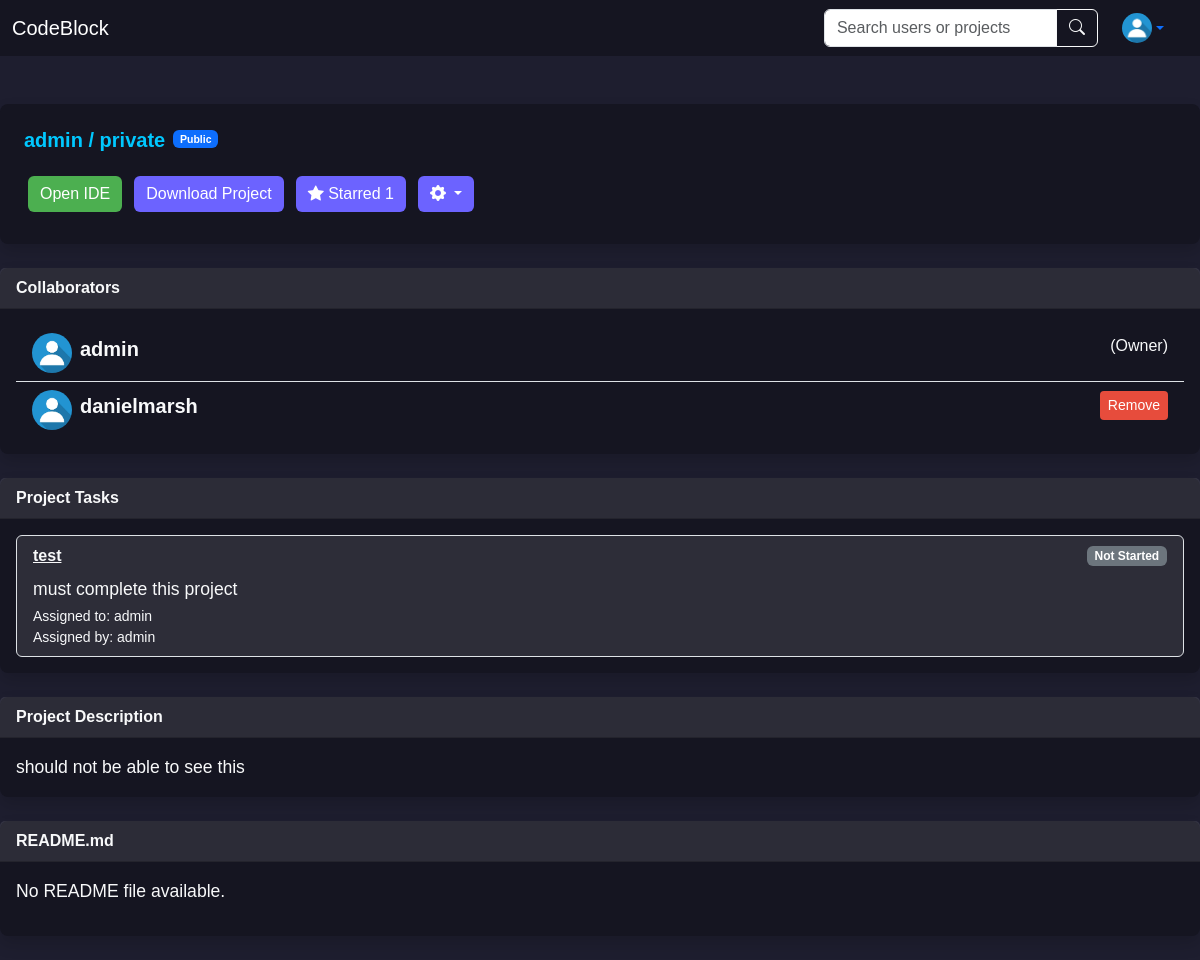
The app's page /project/admin/12/ (signed in) with its own data.
### user/models.py (models this page shows, shortened)
class CustomUser(AbstractUser):
    profile_picture = models.ImageField(upload_to='profile_pictures/', null=True, blank=True)
    following = models.ManyToManyField(
        'self',
        symmetrical=False,
        related_name='followers',
        blank=True
    )
    bio = models.TextField(null=True, blank=True)
    activity_log = models.JSONField(default=dict, blank=True)

### ide/models.py (models this page shows, shortened)
class Project(models.Model):
    THEME_CHOICES = [
        ('default', 'Light Mode'),
        ('eclipse', 'Eclipse'),
        ('material', 'Material'),
        ('cobalt', 'Cobalt'),
        ('monokai', 'Monokai'),
        ('dracula', 'Dracula'),
    ]
    SYNTAX_CHOICES = [
        ('auto', 'Auto Detect'),
        ('plain', 'Plain Text'),
        ('python', 'Python'),
        ('javascript', 'JavaScript'),
        ('html', 'HTML'),
        ('css', 'CSS'),
        ('java', 'Java'),
        ('c', 'C'),
        ('cpp', 'C++'),
        ('php', 'PHP'),
        ('ruby', 'Ruby'),
        ('swift', 'Swift'),
        ('go', 'Go'),
        ('rust', 'Rust'),
        ('typescript', 'TypeScript'),
    ]
    user = models.ForeignKey(settings.AUTH_USER_MODEL, on_delete=models.CASCADE)
    project_name = models.CharField(max_length=100)
    project_path = models.CharField(max_length=100, default=default_project_path)
    project_description = TextField(blank=True, null=True)
    selected_theme = models.CharField(max_length=20, choices=THEME_CHOICES, default='default')
    selected_syntax = models.CharField(max_length=20, choices=SYNTAX_CHOICES, default='auto')
    is_public = models.BooleanField(default=False)
    likes = models.PositiveIntegerField(default=0)
    liked_by = models.ManyToManyField(settings.AUTH_USER_MODEL, related_name='liked_projects', blank=True)
    modified_at = models.DateTimeField(auto_now=True)
    created_at = models.DateTimeField(auto_now_add=True)
    collaborators = models.ManyToManyField(settings.AUTH_USER_MODEL, related_name='collaborating_projects', blank=True)

class Task(models.Model):
    STATUS_CHOICES = [
        ('not_started', 'Not Started'),
        ('in_progress', 'In Progress'),
        ('completed', 'Completed'),
    ]
    project = models.ForeignKey('Project', on_delete=models.CASCADE, related_name='tasks')
    assigned_to = models.ForeignKey(settings.AUTH_USER_MODEL, on_delete=models.CASCADE, related_name='tasks')
    assigned_by = models.ForeignKey(settings.AUTH_USER_MODEL, on_delete=models.CASCADE, related_name='tasks_assigned_by')
    title = models.CharField(max_length=100)
    description = models.TextField(blank=True, null=True)
    status = models.CharField(max_length=20, choices=STATUS_CHOICES, default='not_started')
    created_at = models.DateTimeField(auto_now_add=True)
    updated_at = models.DateTimeField(auto_now=True)

### ide/views.py (the view, shortened to what this page needs)
# urls.py: path('project/<str:username>/<int:project_id>/', ProjectView.as_view(), name='project'),
class ProjectView(LoginRequiredMixin, TemplateView):
    template_name = 'project.html'
    login_url = 'login'
    def get(self, request, *args, **kwargs):
        project_id = kwargs.get('project_id')
        if project_id:
            try:
                current_project = Project.objects.get(id=project_id)
            except Project.DoesNotExist:
                return redirect('personal_profile')  # Redirect if the project does not exist
        else:
            current_project = Project.objects.order_by('-modified_at').first()
        project_tree = get_project_tree(current_project.project_path)
        readme_content = "<p>No README file available.</p>"
        readme_path = os.path.join(current_project.project_path, "README.md")
        if os.path.exists(readme_path):
            with open(readme_path, "r", encoding="utf-8") as readme_file:
                readme_content = markdown.markdown(readme_file.read())
        context = {
            'current_project': current_project,
            'project_tree': project_tree,
            'readme_content': readme_content,
            'tasks': current_project.tasks.all()
        }
        return render(request, self.template_name, context)

### ide/views.py (called while the page is built, shortened)
def get_project_tree(project_path):
    project_tree = []
    root_dir = os.path.basename(project_path)
    return project_tree

### ide/templates/project.html (shortened to what this page needs)
{% extends 'base.html' %}
{% block extra_head %}
    {% load static %}
    <link rel="stylesheet" type="text/css" href="{% static 'project.css' %}">
{% endblock %}
{% block content %}
    <div class="mb-4">
        <div class="card shadow border-0">
            <div class="text-light m-4">
                <div class="d-flex flex-wrap justify-content-start">
                    <h3 class="card-title mb-4">
                        <a href="{% url 'public_profile' current_project.user.username %}" class="card-title">
                            {{ current_project.user.username }}
                        </a>
                        /
                        <a href="{% url 'project' username=current_project.user.username project_id=current_project.id %}" class="card-title">
                            {{ current_project.project_name }}
                        </a>
                    </h3>
                    <p class="text-light small ms-2">
                        {% if current_project.is_public %}
                            <span class="badge bg-primary">Public</span>
                        {% else %}
                            <span class="badge bg-danger">Private</span>
                        {% endif %}
                    </p>
                </div>
                <div class="d-flex flex-wrap justify-content-start">
                    <a href="{% url 'ide' username=current_project.user.username project_id=current_project.id %}" class="btn btn-primary mx-1 mb-2">
                        Open IDE
                    </a>
                    <form method="post" action="{% url 'ide' username=current_project.user.username project_id=current_project.id %}" class="ms-1">
                        <button type="submit" class="btn btn-secondary mx-1 mb-2" name="download_project">Download Project</button>
                    </form>
                    <form method="post" action="{% url 'project' username=current_project.user.username project_id=current_project.id %}" class="mx-1">
                        <button type="submit" name="toggle_like" class="btn btn-secondary mx-1 mb-2">
                            <i class="bi bi-star-fill"></i>
                            {% if user in current_project.liked_by.all %}
                                Starred {{ current_project.likes }}
                            {% else %}
                                Star {{ current_project.likes }}
                            {% endif %}
                        </button>
                    </form>
                     {% if request.user == current_project.user %}
                        <div class="dropdown">
                            <button class="btn btn-secondary dropdown-toggle mx-1 mb-2" type="button" id="settingsDropdown" data-bs-toggle="dropdown" aria-expanded="false">
                                <i class="bi bi-gear-fill"></i>
                            </button>
                        </div>
                    {% endif %}
                </div>
            </div>
        </div>
    </div>
    <div class="mb-4">
        <div class="card shadow border-0">
            <div class="card-header text-light">
                Collaborators
            </div>
            <div class="card-body text-light">
                <ul class="list-group list-group-flush">
                    <li class="list-group-item bg-transparent text-light d-flex align-items-center">
                        <img src="{{ current_project.user.profile_picture.url }}" alt="Profile" class="profile-image rounded-circle me-2" style="width: 40px; height: 40px;">
                        <div class="d-flex justify-content-between w-100">
                            <a href="{% url 'public_profile' current_project.user.username %}" class="card-title text-decoration-none text-light fs-5">
                                {{ current_project.user.username }}
                            </a>
                            <span class="text-light ms-2">(Owner)</span>
                        </div>
                    </li>
                    {% for collaborator in current_project.collaborators.all %}
                        <li class="list-group-item bg-transparent text-light d-flex align-items-center">
                            <img src="{{ collaborator.profile_picture.url }}" alt="Profile" class="profile-image rounded-circle me-2" style="width: 40px; height: 40px;">
                            <div class="d-flex justify-content-between w-100">
                                <a href="{% url 'public_profile' collaborator.username %}" class="card-title text-decoration-none text-light fs-5">
                                    {{ collaborator.username }}
                                </a>
                                {% if request.user == current_project.user %}
                                    <form method="post" class="m-0">
                                        <button type="submit" name="remove_collaborator" class="btn btn-danger btn-sm">Remove</button>
                                    </form>
                                {% endif %}
                            </div>
                        </li>
                    {% empty %}
                        <li class="list-group-item bg-transparent text-light">No collaborators added yet.</li>
                    {% endfor %}
                </ul>
            </div>
        </div>
    </div>
    <div class="mb-4">
        <div class="card shadow border-0">
            <div class="card-header text-light">Project Tasks</div>
            <div class="card-body text-light">
                {% if tasks %}
                    <ul class="list-group">
                        {% for task in tasks %}
                            <li class="list-group-item" style="background-color: rgba(255, 255, 255, 0.1);">
                                <div class="d-flex justify-content-between align-items-center mb-2">
                                    <a href="#"
                                       class="text-light"
                                       data-bs-toggle="modal"
                                       data-bs-target="#updateTaskModal"
                                       data-task-id="{{ task.id }}"
                                       data-task-title="{{ task.title }}"
                                       data-task-description="{{ task.description }}"
                                       data-task-status="{{ task.status }}">
                                        <strong>{{ task.title }}</strong>
                                    </a>
                                    <span class="badge bg-secondary">{{ task.get_status_display }}</span>
                                </div>
                                <p class="mb-1 text-light">{{ task.description }}</p>
                                <div class="small text-light">
                                    Assigned to: {{ task.assigned_to.username }} <br>
                                    Assigned by: {{ task.assigned_by.username }}
                                </div>
                            </li>
                        {% endfor %}
                    </ul>
                {% else %}
                    <div class="text-center">
                        <p class="text-light">No tasks have been assigned to this project yet.</p>
                    </div>
                {% endif %}
            </div>
        </div>
    </div>
    <div class="mb-4">
        <div class="card shadow border-0">
            <div class="card-header text-light">
                Project Description
            </div>
            <div class="card-body text-light">
                <p class="mb-0">{{ current_project.project_description }}</p>
            </div>
        </div>
    </div>
    <div class="mb-4">
        <div class="card shadow border-0">
            <div class="card-header text-light">
                README.md
            </div>
            <div class="card-body text-light">
                <p class="mb-0">{{ readme_content|safe }}</p>
            </div>
        </div>
    </div>
{% endblock %}

### landing_page/templates/base.html (shortened to what this page needs)
<!DOCTYPE html>
<html lang="en">
<head>
    <link href="https://cdn.jsdelivr.net/npm/bootstrap@5.3.2/dist/css/bootstrap.min.css" rel="stylesheet">
    <link href="https://cdn.jsdelivr.net/npm/bootstrap-icons/font/bootstrap-icons.css" rel="stylesheet">
    {% load static %}
        <link rel="stylesheet" type="text/css" href="{% static 'base.css' %}">
        {% block extra_head %}{% endblock %}
</head>
<body>
    <nav class="navbar fixed-top navbar-expand-lg navbar-dark">
        <div class="container-fluid">
            <a class="navbar-brand" href="{% url 'landing-page' %}">
                CodeBlock
            </a>
            <div class="collapse navbar-collapse" id="navbarContent">
                <div class="ms-auto">
                    <form class="d-flex me-4" action="{% url 'search' %}" method="get">
                        <div class="input-group">
                            <input class="form-control" type="search" name="query" placeholder="Search users or projects" aria-label="Search">
                            <button class="btn btn-outline-light" type="submit">
                                <i class="bi bi-search"></i>
                            </button>
                        </div>
                    </form>
                </div>
                <div class="dropdown me-4">
                    <a href="{% url 'public_profile' username=user.username %}" class="d-flex align-items-center dropdown-toggle" id="userDropdown" data-bs-toggle="dropdown" aria-expanded="false">
                        <img src="{{ user.profile_picture.url }}" alt="Profile Picture" width="30" height="30" class="rounded-circle">
                    </a>
                </div>
            </div>
        </div>
    </nav>
    <main class="main-content pt-5">
        {% block content %}{% endblock %}
    </main>
</body>
</html>

### landing_page/static/base.css (style rules this page uses)
:root { --bg-dark: #1e1e2f; --bg-darker: #151521; --text-light: #e4e4e7; --text-accent: #00c8ff; --btn-primary: #4caf50; --btn-secondary: #6c63ff; --btn-danger: #e74c3c; }
.navbar.fixed-top { position: fixed; top: 0; left: 0; right: 0; z-index: 1030; background-color: var(--bg-darker); color: var(--text-accent); }
body { background-color: var(--bg-dark); color: var(--text-light); font-family: 'Arial', sans-serif; padding-top: 56px; }
.btn-primary { background-color: var(--btn-primary); border: none; }
.btn-secondary { background-color: var(--btn-secondary); border: none; }
.btn-danger { background-color: var(--btn-danger); border: none; }
.card { background-color: var(--bg-darker); border: none; border-radius: 0.5rem; box-shadow: 0 4px 8px rgba(0, 0, 0, 0.3); }
.card-header { background-color: rgba(255, 255, 255, 0.1); font-weight: bold; color: var(--text-light); }
.card-title { color: var(--text-accent); font-size: 20px; font-weight: bold; text-decoration: none; }
.card-body p { font-size: 1.1rem; }
.main-content { margin: 0 auto; max-width: 1200px; margin-top: 20px }

### ide/static/project.css (style rules this page uses)
:root { --bg-dark: #1e1e2f; --bg-darker: #151521; --text-light: #e4e4e7; --text-accent: #00c8ff; --btn-primary: #4caf50; --btn-secondary: #6c63ff; --btn-danger: #e74c3c; }
.navbar.fixed-top { position: fixed; top: 0; left: 0; right: 0; z-index: 1030; background-color: var(--bg-darker); color: var(--text-accent); }
body { background-color: var(--bg-dark); color: var(--text-light); font-family: 'Arial', sans-serif; padding-top: 56px; }
.btn-primary { background-color: var(--btn-primary); border: none; }
.btn-secondary { background-color: var(--btn-secondary); border: none; }
.btn-danger { background-color: var(--btn-danger); border: none; }
.card { background-color: var(--bg-darker); border: none; border-radius: 0.5rem; box-shadow: 0 4px 8px rgba(0, 0, 0, 0.3); }
.card-header { background-color: rgba(255, 255, 255, 0.1); font-weight: bold; color: var(--text-light); }
.card-title { color: var(--text-accent); font-size: 20px; font-weight: bold; text-decoration: none; }
.main-content { margin: 0 auto; max-width: 1200px; }
.card-body p { font-size: 1.1rem; }

### records on screen
CustomUser: profile_picture (placeholder picture)
Project: user.username "admin", project_name "private", likes "1", user.profile_picture (placeholder picture), project_description "should not be able to see this"
CustomUser: profile_picture (placeholder picture), username "danielmarsh"
Task: title "test", status "Not Started", description "must complete this project", assigned_to.username "admin", assigned_by.username "admin"

### other values on screen
{{ readme_content|safe }} "No README file available."
